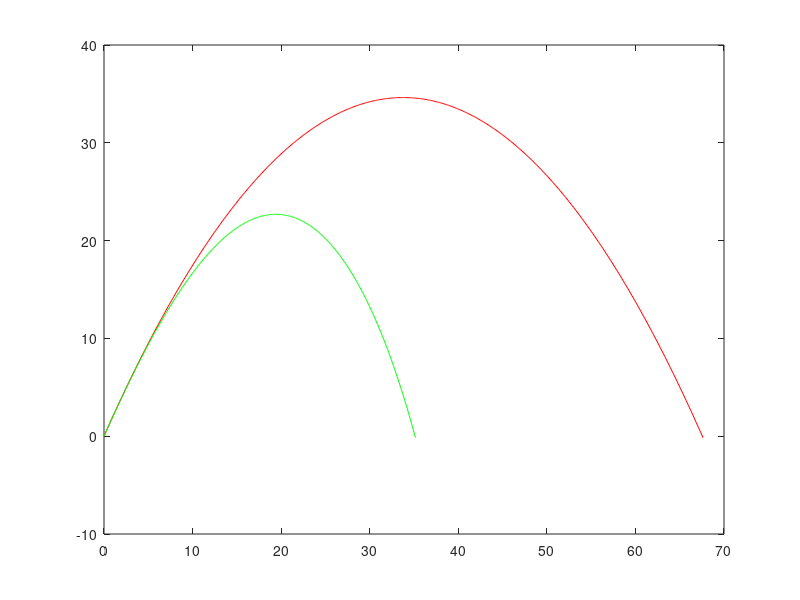

Source code (MATLAB):
% Projectile motion using kinimatic and euler solutions

%% Define variables
clear; clc;

mass = 5;
radius = .037;
area = 0.25;%pi*radius^2;
air_density = 1.225;
drag_coeff = 0.47;
gravity = 9.81;
time_step = 0.01;

x0_init = 0;
y0_init = 0;

velocity = 29;
angle = 64;
time = 0;

time_axis = 0;
time_axis_euler = 0;
x = x0_init;
y = y0_init;
x_euler = x0_init;
y_euler = y0_init;

x_vel_init = velocity*cosd(angle);
y_vel_init = velocity*sind(angle);
x_vel = velocity*cosd(angle);
y_vel = velocity*sind(angle);

while y(end) >= 0 || y_euler(end) >= 0
  % Kinimatic solution
    time = time + time_step;
    % calculate positions using kinimatic formulas
    time_axis(end+1) = time;
    x(end+1) = x0_init + x_vel_init*time;
    y(end+1) = y0_init + y_vel_init*time - 1/2*gravity*time^2;

  % Calculate using Euler simulation
    % recalulte total velocity
  if(y_euler(end) >= 0)
    time_axis_euler(end+1) = time;
    velocity = sqrt(x_vel^2+y_vel^2);
    % Calculate air resistance accel = F_air/mass
    accel_air = -1/2 * air_density * velocity^2 * drag_coeff * area/mass;

    % Calulate new velocity based on acceleration change
    x_vel += accel_air*x_vel/velocity * time_step;
    y_vel += accel_air*y_vel/velocity * time_step - gravity * time_step;

    % Update new positions using new velocities
    x_euler(end+1) = x_euler(end) + x_vel*time_step;
    y_euler(end+1) = y_euler(end) + y_vel*time_step;
  end
end

plot(x,y,"r")
hold on
%figure
plot(x_euler, y_euler, "g")


















